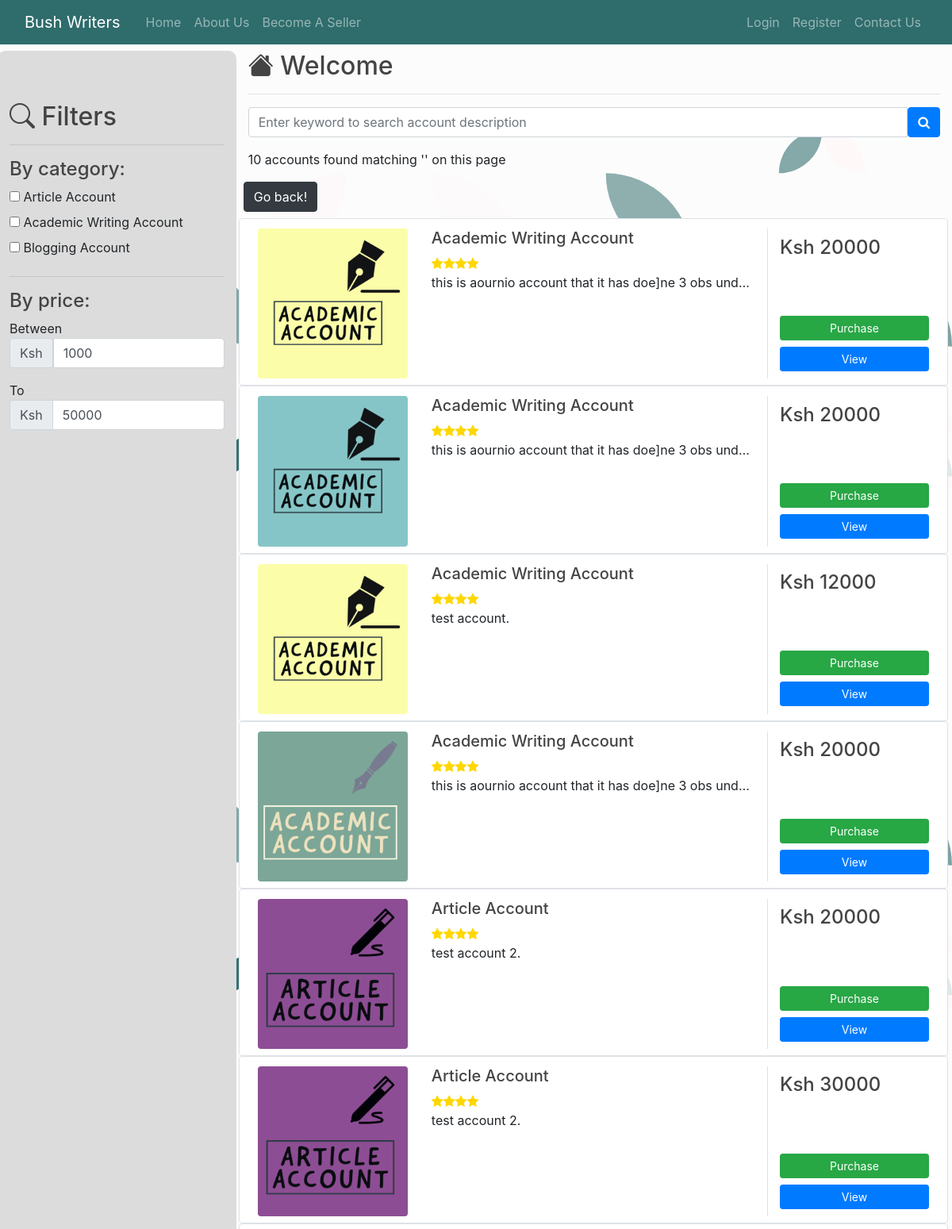
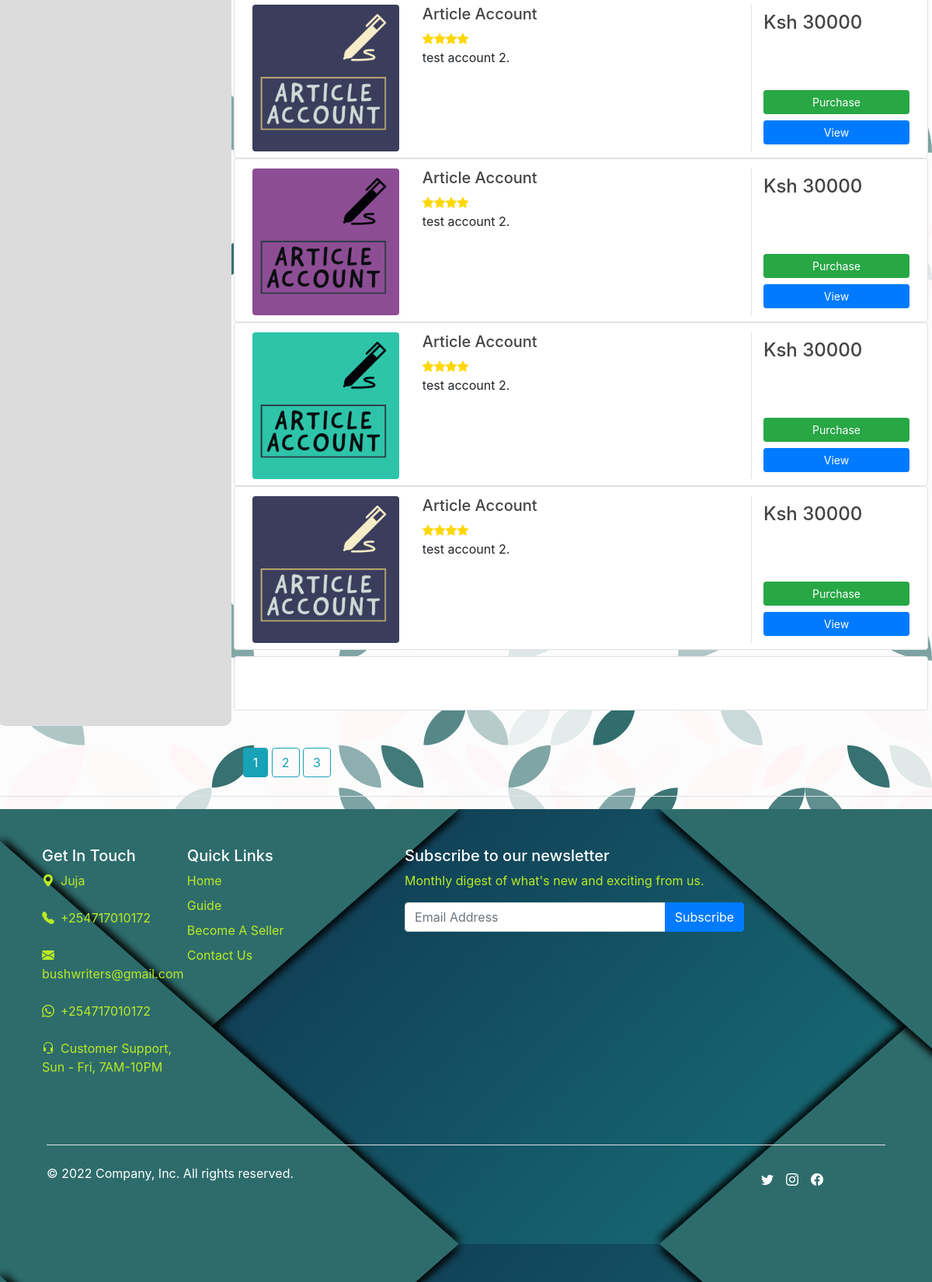
Screenshot of /search with the database file from the repository (2 pictures, top to bottom).
### models/accounts.py (models this page shows, shortened)
class Account(db.Model):
    STATUS_AVAILABLE = 0
    STATUS_ON_PROGRESS = 1
    STATUS_VERIFICATION_STAGE = 2
    STATUS_SUCCESSFUL_STAGE = 3
    STATUS_DISPUTED_STAGE = 4
    __tablename__ = 'account'
    account_id = db.Column(db.Integer, primary_key = True)
    account_type = db.Column(db.Enum(AccountType), default = AccountType.ACADEMIC_WRITING_ACCOUNT)
    account_name = db.Column(db.String(80), nullable = False)
    description = db.Column(db.String(120), nullable = False)
    brand = db.Column(db.String(60), nullable = False)
    price = db.Column(db.Integer, nullable = False)
    status = db.Column(db.SmallInteger, default=STATUS_AVAILABLE)
    account_creation_date = db.Column(db.Date, nullable = False)
    time_posted = db.Column(db.DateTime (timezone = True), default = func.now())
    user_id = db.Column(db.Integer, db.ForeignKey('user.id', ondelete = 'CASCADE'))
    images = db.relationship('Image', backref = 'account', passive_deletes = True, lazy='dynamic' )
    notifications = db.relationship('Notification', backref = 'account', passive_deletes = True, lazy='dynamic')
    complaints = db.relationship('Complaints', backref = 'account', passive_deletes = True, lazy='dynamic')

### main/views.py (the view, shortened to what this page needs)
@main.route('/search', methods = ['POST', 'GET'])
def search_results():
    search_form = Search()
    filter_form = FilteredSearch()
    purchase_form = Payment_Method()
    order_by_form = Order_By()
    page = request.args.get('page', 1, type=int)
    accounts = Account.query.filter_by(status = 0).paginate(page=page, per_page=10, error_out=False)
    return render_template('search.html', form = search_form, logged_in_user=current_user, account = accounts, purchase_form = purchase_form, order = order_by_form, filter_form = filter_form)

### auth/form_fields.py (shortened to what this page needs)
class Search(FlaskForm):
    keyword = StringField(validators=[InputRequired(message='Search Keyword required'),
                Length(min=3, max=30, message='Search Keyword must be between 3 and 30 characters')])
    search = SubmitField()

class FilteredSearch(FlaskForm):
   article_ac =  BooleanField('Article Account', default = False)
   academic_ac = BooleanField('Academic Writing Account', default = False)
   blogging_ac = BooleanField('Blogging Account', default = False)
   price_range_a = IntegerField('Between Price: ', validators=[NumberRange(min=1000, max=50000)], default = 1000)
   price_range_b = IntegerField('To Price: ', validators=[NumberRange(min=1000, max=50000)], default = 50000)
   apply = SubmitField("Apply")

### templates/search.html (shortened to what this page needs)
{% extends 'view.html' %}
{% block result %}
<p>{{ account.items | length }} accounts found matching '' on this page</p>
{% endblock result %}
{% block search_back %}
<input type="button" class="btn btn-dark rounded" value="Go back!" onclick="history.back()">
{% endblock search_back %}
{% block search %}
    {% if account %}
    <div class="container mt-2 mb-5">
        <div class="d-flex justify-content-center row">
            <div class="col-md-10">
                {% for item in account.items %}
                    <div class="row p-2 bg-white border rounded">
                        {% set random_no = range(1, 4)|random|string() %}
                        {% if item.account_type.value == 'article_account' %}
                        <div class="col-md-3 no_bg_color mt-1"><img class="img-fluid img-responsive rounded" src="{{url_for('static', filename='images/img/article'+random_no+'.png')}}"></div>
                        {% elif item.account_type.value == 'academic_writing_account' %}
                        <div class="col-md-3 no_bg_color mt-1"><img class="img-fluid img-responsive rounded" src="{{url_for('static', filename='images/img/academic'+random_no+'.png')}}"></div>
                        {% else %}
                        <div class="col-md-3 no_bg_color mt-1"><img class="img-fluid img-responsive rounded" src="{{url_for('static', filename='images/img/blog'+random_no+'.png')}}"></div>
                        {% endif %}
                        <div class="col-md-6 mt-1">
                            <h5>{{ item.account_type.value | replace("_", "  ") | title }}</h5>
                            <div class="d-flex flex-row">
                                <div class="ratings mr-2"><i class="fa fa-star"></i><i class="fa fa-star"></i><i class="fa fa-star"></i><i class="fa fa-star"></i></div>
                            </div>
                            <p class="text-justify text-truncate para mb-0"> {{ item.description }}.<br><br></p>
                        </div>
                        <div class="align-items-center align-content-center col-md-3 no_bg_color border-left mt-1">
                            <div class="d-flex flex-row align-items-center">
                                <h4 class="mr-1">Ksh {{ item.price }}</h4>
                            </div>
                            <div class="d-flex flex-column position_btn">
                                <button class="btn btn-success btn-sm btn-purchase" type="button" data-toggle="modal" data-target="#exampleModal">
                                    Purchase
                                </button>
                                <a href="{{url_for('main.product_view', item_id=item.account_id)}}" class="btn btn-primary btn-sm mt-2">View</a>
                            </div>
                        </div>
                    </div>
                {% endfor %}
    {% endif %}
{% endblock %}
{% block filters %}
            <div class="col-md-3 filter">
                <form action="" method="POST">
                    <h2 class="grid-title"><i class="bi bi-search"></i> Filters</h2>
                    <hr>
                    <h4>By category:</h4>
                    <div class="">
                    <label>{{ filter_form.article_ac(class="icheck") }} Article Account</label>
                    </div>
                    <div class="">
                    <label>{{ filter_form.academic_ac(class="icheck") }} Academic Writing Account</label>
                    </div>
                    <div class="">
                    <label>{{ filter_form.blogging_ac(class="icheck") }} Blogging Account</label>
                    </div>
                    <hr>
                    <h4>By price:</h4>
                    Between
                    <div class="input-group mb-3">
                        <span class="input-group-text">Ksh</span>
                        {{ filter_form.price_range_a(class="form-control") }}
                    </div>
                    To
                    <div class="input-group mb-3">
                        <div class="input-group-prepend">
                          <span class="input-group-text">Ksh</span>
                        </div>
                        {{ filter_form.price_range_b(class="form-control") }}
                      </div>
                    <br>
                </form>
            </div>
{% endblock filters %}
{% block search_pagination %}
    {% for page_number in account.iter_pages(left_edge=1, right_edge=1, left_current=1, right_current=2) %}
            {% if page_number %}
                {% if account.page == page_number %}
                    <a class="btn btn-info mb-4" href="{{ url_for('main.search_results', page=page_number) }}">{{ page_number }}</a>
                {% else %}
                    <a class="btn btn-outline-info mb-4" href="{{ url_for('main.search_results', page=page_number) }}">{{ page_number }}</a>
                {% endif %}
            {% else %}
                    ...
            {% endif %}
    {% endfor %}
{% endblock search_pagination %}

### static/css/styles.css (style rules this page uses)
body { background: #fafafa; color: #333333; margin-top: 5rem; font-family: 'Roboto'; max-width: 100% !important; background-image: url('/static/images/assets/patternpad_3.svg'); }
h1, h2, h3, h4, h5, h6 { color: #444444; }
a { text-decoration: none; }
.grid-title { padding-top: 2em; }
.col-md-3 { width: 25%; background: gainsboro; }
.fa-star, .fa-star-half-o { color: gold; }
.rounded { border-radius: 10px; }

### static/css/home_listing.css (style rules this page uses)
body { margin-top: 4rem !important; }
.container { max-width: 1290px !important; }
.filter { padding-bottom: 15px; margin-bottom: 90px; border-radius: 10px; }
.col-md-10 { max-width: 100% !important; }
.no_bg_color { background: transparent !important; }
.position_btn { margin-top: 4rem!important; }
.row { margin-right: -20px !important; margin-left: -21px !important; }

### rows the page displays
Account: account_type.value "Academic Writing Account", description "this is aournio account that it has doe]ne 3 obs und…", price "20000"
Account: shows a picture, account_type.value "Academic Writing Account", description "this is aournio account that it has doe]ne 3 obs und…", price "20000"
Account: account_type.value "Academic Writing Account", description "test account", price "12000"
Account: shows a picture, account_type.value "Academic Writing Account", description "this is aournio account that it has doe]ne 3 obs und…", price "20000"
Account: account_type.value "Article Account", description "test account 2", price "20000"
Account: account_type.value "Article Account", description "test account 2", price "30000"
Account: account_type.value "Article Account", description "test account 2", price "30000"
Account: account_type.value "Article Account", description "test account 2", price "30000"
Account: shows a picture, account_type.value "Article Account", description "test account 2", price "30000"
Account: account_type.value "Article Account", description "test account 2", price "30000"

### other values shown
{{ account.items | length }} "10"
{{ page_number }} "1"
{{ page_number }} "2" "3"
